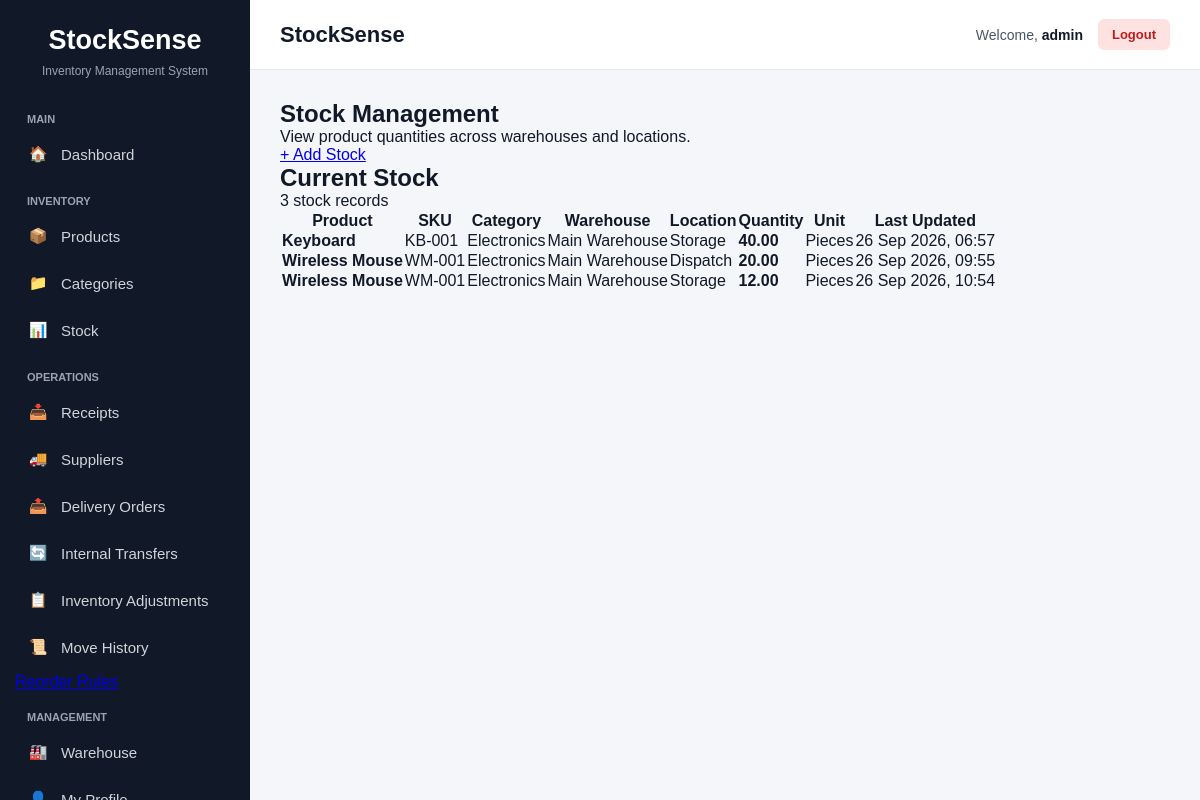
Before: /inventory/stock/ (signed in) with the older database file.
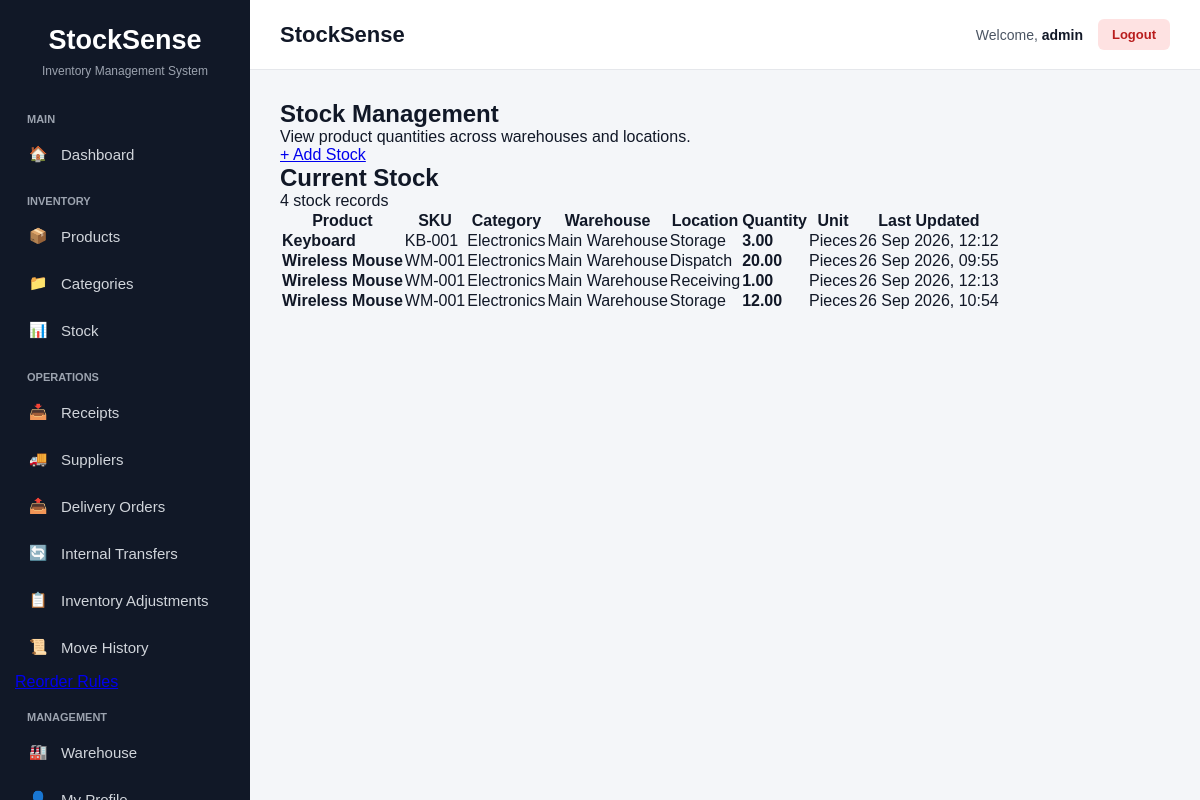
After: the same page with the newer database file.
### inventory/models.py (models this page shows, shortened)
class Stock(models.Model):
    product = models.ForeignKey(
        Product,
        on_delete=models.CASCADE,
        related_name='stock_records'
    )
    location = models.ForeignKey(
        'warehouse.Location',
        on_delete=models.CASCADE,
        related_name='stock_records'
    )
    quantity = models.DecimalField(
        max_digits=12,
        decimal_places=2,
        default=0
    )
    updated_at = models.DateTimeField(auto_now=True)
    class Meta:
        constraints = [
            models.UniqueConstraint(
                fields=['product', 'location'],
                name='unique_product_location_stock'
            )
        ]

class Product(models.Model):
    name = models.CharField(max_length=200)
    sku = models.CharField(max_length=100, unique=True)
    category = models.ForeignKey(
        Category,
        on_delete=models.CASCADE,
        related_name='products'
    )
    unit_of_measure = models.CharField(max_length=50)
    created_at = models.DateTimeField(auto_now_add=True)
    updated_at = models.DateTimeField(auto_now=True)

class Category(models.Model):
    name = models.CharField(max_length=100, unique=True)
    description = models.TextField(blank=True)
    created_at = models.DateTimeField(auto_now_add=True)
    updated_at = models.DateTimeField(auto_now=True)

### warehouse/models.py (models this page shows, shortened)
class Location(models.Model):
    warehouse = models.ForeignKey(
        Warehouse,
        on_delete=models.CASCADE,
        related_name='locations'
    )
    name = models.CharField(max_length=150)
    created_at = models.DateTimeField(auto_now_add=True)
    updated_at = models.DateTimeField(auto_now=True)
    class Meta:
        constraints = [
            models.UniqueConstraint(
                fields=['warehouse', 'name'],
                name='unique_location_per_warehouse'
            )
        ]

class Warehouse(models.Model):
    name = models.CharField(max_length=150, unique=True)
    address = models.TextField(blank=True)
    created_at = models.DateTimeField(auto_now_add=True)
    updated_at = models.DateTimeField(auto_now=True)

### inventory/views.py (the view)
# urls.py: path('stock/', views.stock_list, name='stock_list'),
@login_required
def stock_list(request):
    stocks = Stock.objects.select_related(
        'product',
        'product__category',
        'location',
        'location__warehouse'
    ).order_by(
        'product__name',
        'location__warehouse__name',
        'location__name'
    )
    return render(
        request,
        'inventory/stock_list.html',
        {
            'stocks': stocks,
        }
    )

### templates/inventory/stock_list.html (shortened to what this page needs)
{% extends 'base.html' %}
{% block content %}
<div class="page-header">
    <div>
        <h1>Stock Management</h1>
        <p>View product quantities across warehouses and locations.</p>
    </div>
    <div>
        <a href="{% url 'inventory:stock_create' %}"
           class="btn btn-primary">
            + Add Stock
        </a>
    </div>
</div>
<div class="card">
    <div class="card-header">
        <div>
            <h2>Current Stock</h2>
            <p>
                {{ stocks|length }} stock record{{ stocks|length|pluralize }}
            </p>
        </div>
    </div>
    <div class="table-responsive">
        <table class="data-table">
            <thead>
                <tr>
                    <th>Product</th>
                    <th>SKU</th>
                    <th>Category</th>
                    <th>Warehouse</th>
                    <th>Location</th>
                    <th>Quantity</th>
                    <th>Unit</th>
                    <th>Last Updated</th>
                </tr>
            </thead>
            <tbody>
                {% for stock in stocks %}
                <tr>
                    <td>
                        <strong>
                            {{ stock.product.name }}
                        </strong>
                    </td>
                    <td>
                        {{ stock.product.sku }}
                    </td>
                    <td>
                        {{ stock.product.category.name }}
                    </td>
                    <td>
                        {{ stock.location.warehouse.name }}
                    </td>
                    <td>
                        {{ stock.location.name }}
                    </td>
                    <td>
                        <strong>
                            {{ stock.quantity }}
                        </strong>
                    </td>
                    <td>
                        {{ stock.product.unit_of_measure }}
                    </td>
                    <td>
                        {{ stock.updated_at|date:"d M Y, H:i" }}
                    </td>
                </tr>
                {% endfor %}
            </tbody>
        </table>
    </div>
</div>
{% endblock %}

Changed rows visible on the page:
changed Stock "Keyboard": quantity "40.00" → "3.00"; updated_at "26 Sep 2026, 06:57" → "26 Sep 2026, 12:12"
added Stock: product.name "Wireless Mouse", product.sku "WM-001", product.category.name "Electronics", location.warehouse.name "Main Warehouse", location.name "Receiving", quantity "1.00", product.unit_of_measure "Pieces", updated_at "26 Sep 2026, 12:13"
Other visible differences:
{{ stocks|length }}: "3" → "4"
